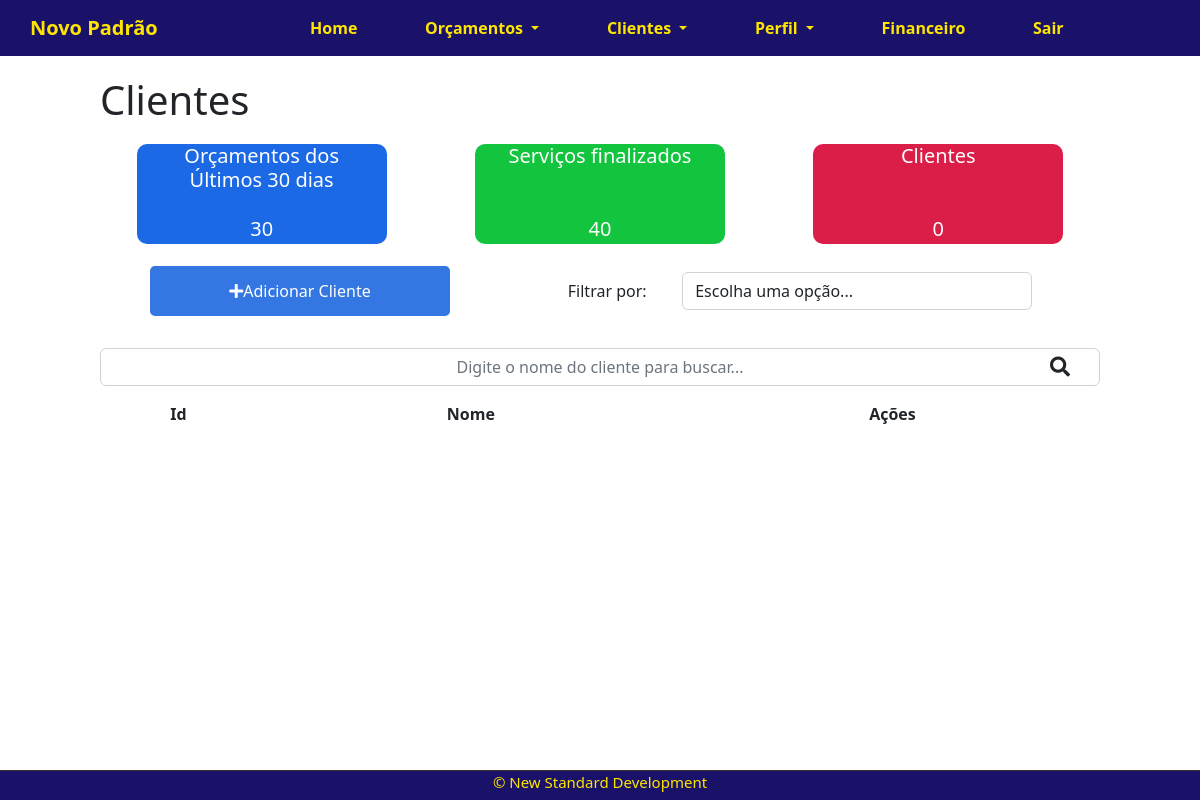
Page /clients/ (signed in) on the earlier database version.
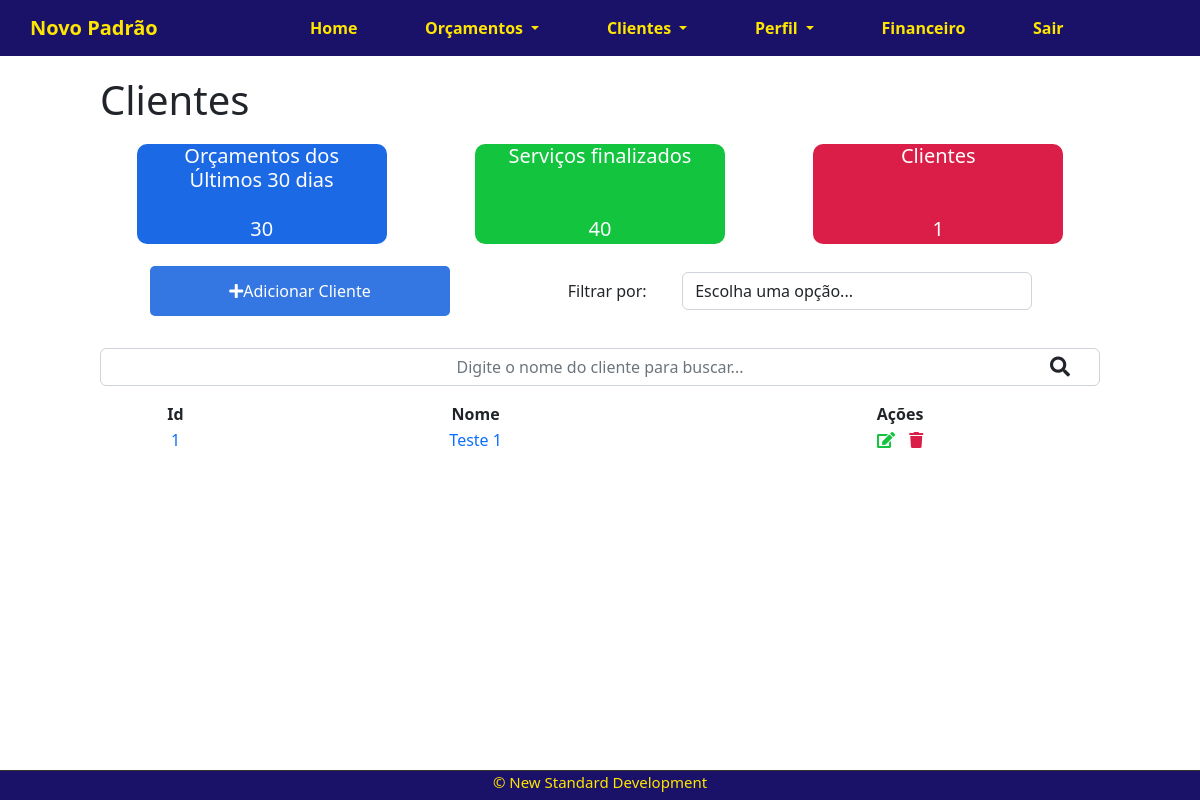
Same page on the later database version.
### company/models.py (models this page shows, shortened)
class Clients(models.Model):
    name = models.CharField(max_length=255 )
    client_type = models.CharField(
        max_length=25,
        choices=CLIENT_TYPE,
        null=True,
        blank=True,
        )
    user = models.ForeignKey(get_user_model(), on_delete=models.CASCADE)
    create_at = models.DateTimeField(auto_now_add=True)
    update_at = models.DateTimeField(auto_now=True)

### company/views.py (the view)
# urls.py: path('clients/', views.listClients, name='clients-list'),
@login_required
def listClients(request):
    search = request.GET.get('search')
    filter = request.GET.get('filter')
    if search:
        clients = Clients.objects.filter(nome__icontains=search, user=request.user)
    elif filter:
        clients = Clients.objects.filter(client_type=filter, user=request.user)
    else:
        clients_list = Clients.objects.all().order_by('-create_at').filter(user=request.user)
        paginator = Paginator(clients_list,3)
        page = request.GET.get('page')
        clients = paginator.get_page(page)
    clientsCount = Clients.objects.all().filter(user=request.user).count()
    context = {
        'clients': clients ,
        'clientsCount':clientsCount}
    return render(request, 'company/listclients.html', context)

### company/templates/company/listclients.html (shortened to what this page needs)
{% extends 'base.html' %}
{% block content %}
<div class="offset-1 col-10 list-div">
    <h1>Clientes</h1>
    <div class="flex-container dashboard-client">
        <div class="col-4 dashboard-client-box" id="dashboard-client-lastdays">
            <h4>Orçamentos dos <br> Últimos 30 dias</h4>
            <span>30</span>
        </div>
        <div class="col-4 dashboard-client-box" id="dashboard-client-done">
            <h4>Serviços finalizados</h4>
            <span>40</span>
        </div>
        <div class="col-4 dashboard-client-box" id="dashboard-client-doing">
            <h4>Clientes</h4>
            <span>{{ clientsCount }}</span>
        </div>
    </div>
    <div class="flex-container filter-div">
        <div id="add-link">
            <a href="newclient/">
                <div class="col-2 add-div">
                    <i class="fas fa-plus"></i> Adicionar Cliente
                </div>
            </a>
        </div>
        <div id="div-filter-span">
            <span>Filtrar por:</span>
            <select name="filter" id="filter" class="form-control">
                <option value="">Escolha uma opção...</option>
            </select>
        </div>
    </div>
    <div class=" flex-container search-div">
        <form method="GET" id="search-form">
            <input class="form-control" type="text" id="search" name="search"
                placeholder="Digite o nome do cliente para buscar..." value="{{ request.GET.search }}">
            <i class="fas fa-search" id="search-btn"></i>
        </form>
    </div>
    <div class="div-base-table">
        <table class="client-list">
            <thead>
                <tr>
                    <th>Id</th>
                    <th>Nome</th>
                    <th>Ações</th>
                </tr>
            </thead>
            <tbody class="client-item">
                {% for client in clients %}
                <tr>
                    <td>
                        <span class="client-name">
                            <a href="client/{{client.id}}">{{client.id}}
                            </a>
                        </span>
                    </td>
                    <td>
                        <span class="client-name">
                            <a href="client/{{client.id}}">{{client.name}}
                            </a>
                        </span>
                    </td>
                    <td class="buttons-actions">
                        <a href="edit/{{client.id}}">
                            <span>
                                <i class="fas fa-edit "></i>
                            </span>
                        </a>
                        <a href="delete/{{client.id}}" class="delete-btn">
                            <span>
                                <i class="fas fa-trash"></i>
                            </span>
                        </a>
                    </td>
                </tr>
                {%endfor %}
            </tbody>
        </table>
    </div>
</div>
{% endblock %}

Differences in the rows shown:
added Clients: id "1", name "Teste 1"
Other differences:
{{ clientsCount }}: "0" → "1"
